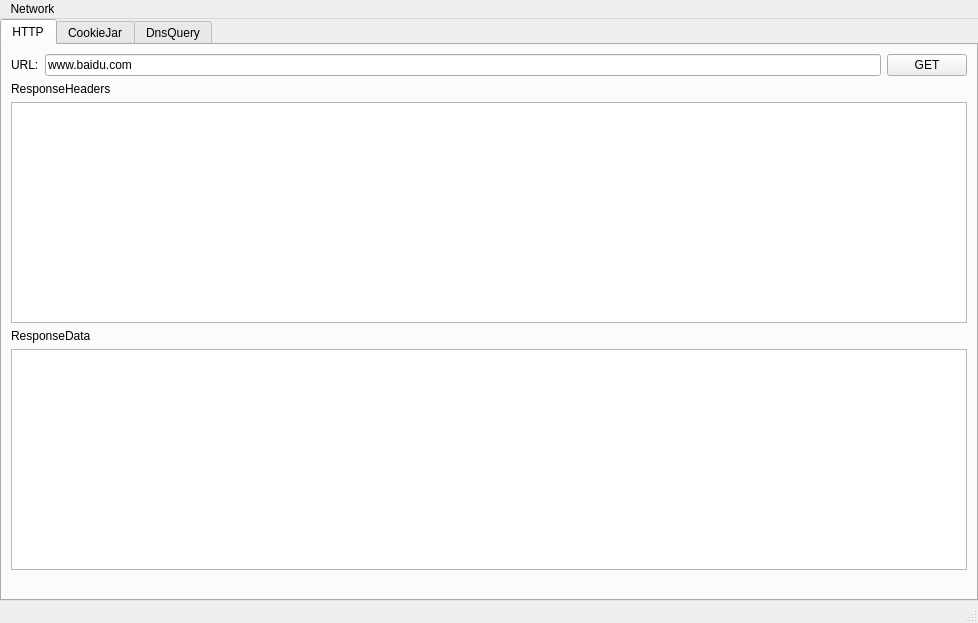
<?xml version="1.0" encoding="UTF-8"?>
<ui version="4.0">
 <class>MainWindow</class>
 <widget class="QMainWindow" name="MainWindow">
  <property name="geometry">
   <rect>
    <x>0</x>
    <y>0</y>
    <width>978</width>
    <height>623</height>
   </rect>
  </property>
  <property name="windowTitle">
   <string>MainWindow</string>
  </property>
  <widget class="QWidget" name="centralwidget">
   <layout class="QVBoxLayout" name="verticalLayout">
    <property name="spacing">
     <number>0</number>
    </property>
    <property name="leftMargin">
     <number>0</number>
    </property>
    <property name="topMargin">
     <number>0</number>
    </property>
    <property name="rightMargin">
     <number>0</number>
    </property>
    <property name="bottomMargin">
     <number>0</number>
    </property>
    <item>
     <widget class="QTabWidget" name="tabWidget">
      <property name="currentIndex">
       <number>0</number>
      </property>
      <widget class="QWidget" name="tab">
       <attribute name="title">
        <string>HTTP</string>
       </attribute>
       <layout class="QVBoxLayout" name="verticalLayout_2">
        <item>
         <layout class="QHBoxLayout" name="horizontalLayout">
          <item>
           <widget class="QLabel" name="label">
            <property name="text">
             <string>URL:</string>
            </property>
           </widget>
          </item>
          <item>
           <widget class="QLineEdit" name="lineEdit">
            <property name="text">
             <string>www.baidu.com</string>
            </property>
           </widget>
          </item>
          <item>
           <widget class="QPushButton" name="pushButton">
            <property name="text">
             <string>GET</string>
            </property>
           </widget>
          </item>
         </layout>
        </item>
        <item>
         <widget class="QLabel" name="label_2">
          <property name="text">
           <string>ResponseHeaders</string>
          </property>
         </widget>
        </item>
        <item>
         <widget class="QListWidget" name="listWidget">
          <property name="sortingEnabled">
           <bool>false</bool>
          </property>
         </widget>
        </item>
        <item>
         <widget class="QLabel" name="label_3">
          <property name="text">
           <string>ResponseData</string>
          </property>
         </widget>
        </item>
        <item>
         <widget class="QTextBrowser" name="textBrowser"/>
        </item>
        <item>
         <widget class="QLabel" name="imageLabel">
          <property name="text">
           <string/>
          </property>
         </widget>
        </item>
       </layout>
      </widget>
      <widget class="QWidget" name="tab_2">
       <attribute name="title">
        <string>CookieJar</string>
       </attribute>
       <layout class="QVBoxLayout" name="verticalLayout_3">
        <item>
         <widget class="QTreeWidget" name="treeWidget">
          <column>
           <property name="text">
            <string>Domain</string>
           </property>
          </column>
          <column>
           <property name="text">
            <string>Name</string>
           </property>
          </column>
          <column>
           <property name="text">
            <string>Value</string>
           </property>
          </column>
          <column>
           <property name="text">
            <string>Path</string>
           </property>
          </column>
         </widget>
        </item>
       </layout>
      </widget>
      <widget class="QWidget" name="tab_3">
       <attribute name="title">
        <string>DnsQuery</string>
       </attribute>
       <layout class="QVBoxLayout" name="verticalLayout_4">
        <item>
         <widget class="QLineEdit" name="hostnameEdit">
          <property name="text">
           <string>www.baidu.com</string>
          </property>
         </widget>
        </item>
        <item>
         <widget class="QListWidget" name="endpointsWidget"/>
        </item>
       </layout>
      </widget>
     </widget>
    </item>
   </layout>
  </widget>
  <widget class="QMenuBar" name="menubar">
   <property name="geometry">
    <rect>
     <x>0</x>
     <y>0</y>
     <width>978</width>
     <height>26</height>
    </rect>
   </property>
   <widget class="QMenu" name="menuNetwork">
    <property name="title">
     <string>Network</string>
    </property>
    <addaction name="actionProxy"/>
   </widget>
   <addaction name="menuNetwork"/>
  </widget>
  <widget class="QStatusBar" name="statusbar"/>
  <action name="actionProxy">
   <property name="text">
    <string>Proxy</string>
   </property>
  </action>
 </widget>
 <resources/>
 <connections>
  <connection>
   <sender>lineEdit</sender>
   <signal>returnPressed()</signal>
   <receiver>pushButton</receiver>
   <slot>click()</slot>
   <hints>
    <hint type="sourcelabel">
     <x>457</x>
     <y>75</y>
    </hint>
    <hint type="destinationlabel">
     <x>915</x>
     <y>75</y>
    </hint>
   </hints>
  </connection>
 </connections>
</ui>
